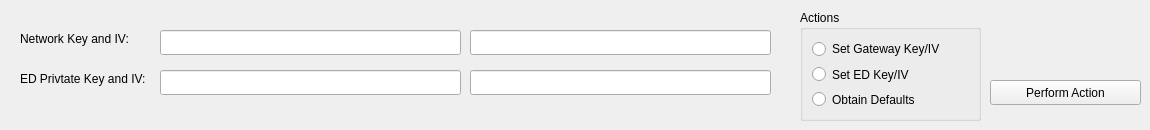
        <widget class="QWidget" name="KeysTab">
         <property name="toolTip">
          <string>Keys Tab:  Contains the key and initializatin vector used in communication.</string>
         </property>
         <attribute name="title">
          <string>Keys</string>
         </attribute>
         <widget class="QLabel" name="keysNetworkKeyandIVLabel">
          <property name="geometry">
           <rect>
            <x>20</x>
            <y>30</y>
            <width>121</width>
            <height>17</height>
           </rect>
          </property>
          <property name="text">
           <string>Network Key and IV:</string>
          </property>
         </widget>
         <widget class="QLabel" name="keysEDPrivateKeyAndIVLabel">
          <property name="geometry">
           <rect>
            <x>20</x>
            <y>70</y>
            <width>141</width>
            <height>17</height>
           </rect>
          </property>
          <property name="text">
           <string>ED Privtate Key and IV:</string>
          </property>
         </widget>
         <widget class="QLineEdit" name="keysNetworkKeyLineEdit">
          <property name="geometry">
           <rect>
            <x>160</x>
            <y>30</y>
            <width>301</width>
            <height>25</height>
           </rect>
          </property>
          <property name="maxLength">
           <number>32</number>
          </property>
         </widget>
         <widget class="QLineEdit" name="keysNetworkIVLineEdit">
          <property name="geometry">
           <rect>
            <x>470</x>
            <y>30</y>
            <width>301</width>
            <height>25</height>
           </rect>
          </property>
          <property name="maxLength">
           <number>32</number>
          </property>
         </widget>
         <widget class="QLineEdit" name="keysEDPrivateKeyLineEdit">
          <property name="geometry">
           <rect>
            <x>160</x>
            <y>70</y>
            <width>301</width>
            <height>25</height>
           </rect>
          </property>
          <property name="maxLength">
           <number>32</number>
          </property>
         </widget>
         <widget class="QLineEdit" name="keysEDPrivateIVLineEdit">
          <property name="geometry">
           <rect>
            <x>470</x>
            <y>70</y>
            <width>301</width>
            <height>25</height>
           </rect>
          </property>
          <property name="maxLength">
           <number>32</number>
          </property>
         </widget>
         <widget class="QGroupBox" name="keysActionsGroupBox">
          <property name="geometry">
           <rect>
            <x>800</x>
            <y>10</y>
            <width>181</width>
            <height>111</height>
           </rect>
          </property>
          <property name="title">
           <string>Actions</string>
          </property>
          <layout class="QVBoxLayout" name="verticalLayout_3">
           <item>
            <widget class="QRadioButton" name="keysSetGatewayKeyIVRadioButton">
             <property name="text">
              <string>Set Gateway Key/IV</string>
             </property>
            </widget>
           </item>
           <item>
            <widget class="QRadioButton" name="keysSetEDKeyIVRadioButton">
             <property name="text">
              <string>Set ED Key/IV</string>
             </property>
            </widget>
           </item>
           <item>
            <widget class="QRadioButton" name="keysObtainDefaultsRadioButton">
             <property name="text">
              <string>Obtain Defaults</string>
             </property>
            </widget>
           </item>
          </layout>
         </widget>
         <widget class="QPushButton" name="KeysPushButton">
          <property name="geometry">
           <rect>
            <x>990</x>
            <y>80</y>
            <width>151</width>
            <height>25</height>
           </rect>
          </property>
          <property name="cursor">
           <cursorShape>PointingHandCursor</cursorShape>
          </property>
          <property name="text">
           <string>Perform Action</string>
          </property>
         </widget>
        </widget>
